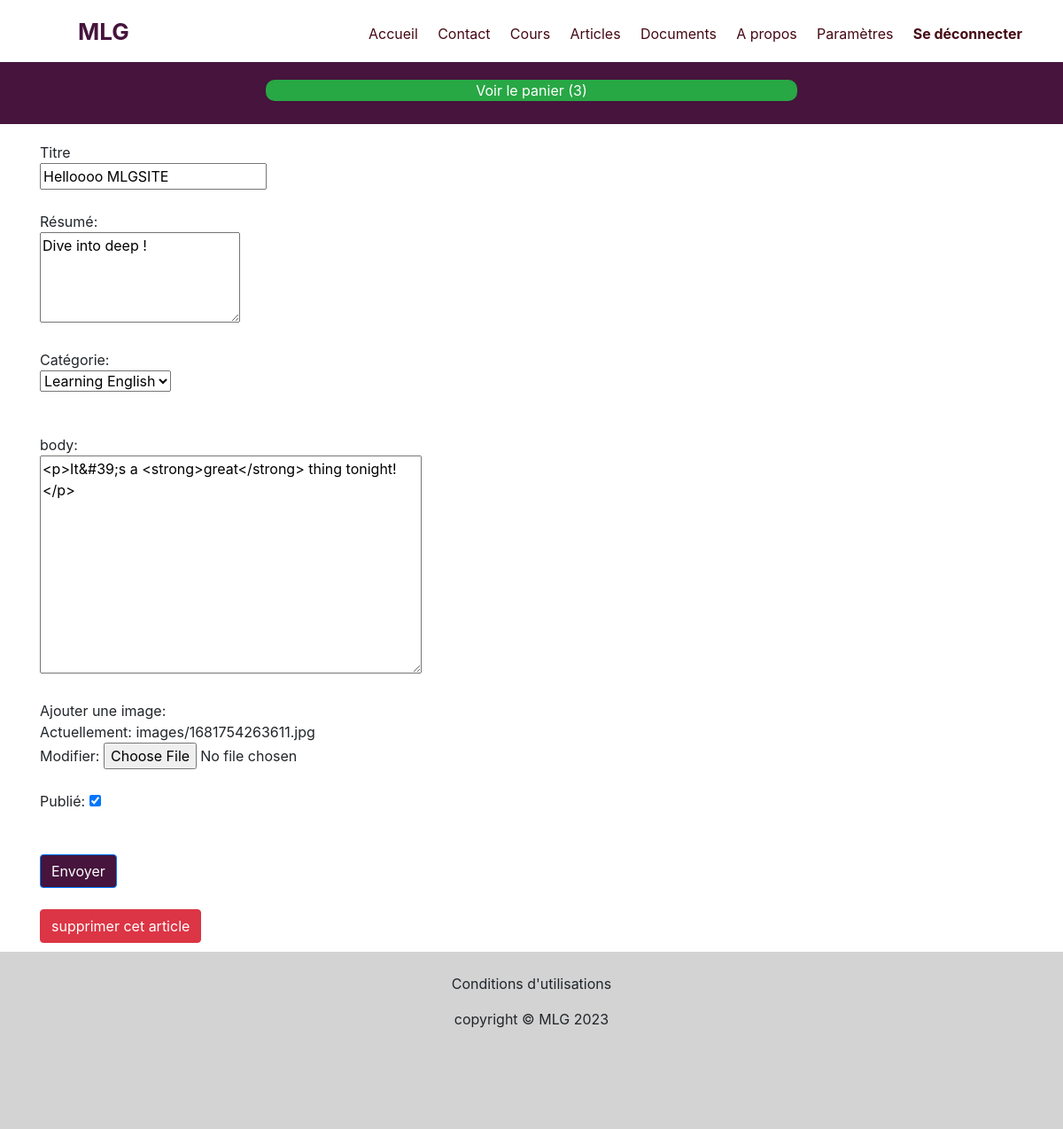
The app's page /articles/update/helloooo-mlgsite (signed in) with its own data.
### learning/models.py (models this page shows)
class Inscrit(AbstractUser):
  photo = models.ImageField(upload_to = 'photos', default = 'photos/default.jpg', null = True)
  pass

### shopping/models.py (models this page shows, shortened)
class Cart(models.Model):
  shopper = models.OneToOneField(AUTH_USER_MODEL, on_delete=models.CASCADE, null=True)
  orders = models.ManyToManyField(Order)

### articles/models.py (models this page shows, shortened)
class Article(models.Model):
    title = models.CharField(max_length=100)
    excerpt = models.TextField(blank=True, null=True)
    categorie = models.ForeignKey(Categorie, on_delete=models.SET_NULL, null=True)
    slug = models.SlugField(max_length=255, unique=True, blank=True)
    author = models.ForeignKey(User, on_delete=models.SET_NULL, null=True, blank=True)
    updated_on = models.DateTimeField(auto_now=True)
    content = RichTextField(blank=True, null=True)
    photo = models.ImageField(upload_to='images', default='images/default_img/carrefour.jpg', null=True)
    pub_date = models.DateTimeField(auto_now_add=True, null=True)
    published = models.BooleanField(default=False)
    likes = models.ManyToManyField(User, related_name="liker")

### articles/views.py (the view, shortened to what this page needs)
# urls.py: path('articles/update/<str:slug>', views.update_article_view, name="update-article"),
def update_article_view(request, slug):
    if not request.user.is_authenticated:
        return redirect("login")
    try:
        article = Article.objects.get(slug=slug)
    except KeyError:
        return redirect("articles")
    form = ArticleForm(instance=article)
    return render(request, 'articles/update_article.html', {'form':form})

### articles/forms.py
class ArticleForm(forms.ModelForm):
  class Meta:
    model = Article
    fields = ["id", "title", "excerpt", "categorie", "author", "content", "photo", "published"]
    widgets = {
        'excerpt': forms.Textarea(attrs={'cols':20, 'rows':4})
    }

### learning/models.py (called while the page is built)
  def __str__(self):
    return self.nom

### articles/templates/articles/update_article.html (shortened to what this page needs)
{% extends 'base_template.html'%}
{% block content %}
     <section class="container">
        <div class="article-update w-100">
            <form enctype="multipart/form-data" method="POST">
             {% if form %}
                <div>
                    Titre
                </div>
                <div>
                    {{form.title}}
                </div>
                <br>
                <div>
                    Résumé:
                </div>
                <div>
                    {{form.excerpt}}
                </div>
                <br>
                <div>
                    Catégorie:
                </div>
                <div>
                    {{form.categorie}}
                </div>
                <br/>
                <br/>
                <div>
                   body:
                </div>
                <div>
                    {{form.content}}
                </div>
                 <br>
              <div>
                Ajouter une image:<br>
                {{ form.photo }}
              </div>
              <br>
                 <div>
               Publié: {{ form.published }}
                 </div>
                <br>
             <br/> <button class="btn btn-primary" type="submit"> Envoyer </button>
              {%  endif %}
            </form>
        </div>
     <div>
         <br>
         <button class="btn btn-danger">
             supprimer cet article
         </button>
         </div>
</section>
{% endblock %}

### templates/base_template.html (shortened to what this page needs)
{% load static %}
<!DOCTYPE html>
<html>
    <head>
        <link
              rel="stylesheet"
              href="{% static 'learning/bootstrap.min.css' %}" />
        <link
              rel="stylesheet"
              href="{% static 'learning/main.css' %}"
              type="text/css" />
        <link
              rel="stylesheet"
              href="{% static 'articles/styles.css' %}"
              type="text/css" />
    </head>
    <body>
        <div class="container-fluid">
            <header class="header row">
                <div class="logo col-lg-2"><a href="{% url 'home' %}">MLG</a></div>
                <div class="menu col-lg-8">
                    <nav class="navbar">
                        <a href="{% url 'home' %}">
                            <div>Accueil</div>
                        </a>
                        <a href="{% url 'contact' %}">
                            <div>Contact</div>
                        </a>
                        <a href="{% url 'cours' %}">
                            <div>Cours </div>
                        </a>
                        <a href="{% url 'articles'%}">
                            <div>Articles</div>
                        </a>
                        <a href="{% url 'documents-list' %}"><div>Documents</div></a>
                        <a href="{% url 'about' %}">
                            <div> A propos </div>
                        </a>
                        {% if user.is_authenticated %}
                        <a href="{% url 'settings' %}">
                            <div class="settings">Paramètres</div>
                        </a>
                        <a href="{% url 'logout' %}">
                            <div class="login">Se déconnecter</div>
                        </a>
                        {% endif %}
                    </nav>
                </div>
            </header>
            <div class="decor-bar text-center">
                {% if user.cart %}
                <div class="cart bg-success container w-50">
                    <a href="{% url 'cart' %}">
                        Voir le panier ({{ user.cart.orders.count}})
                    </a>
                </div>
                {% endif %}
            </div>
            <div class="blank-bar">
            </div>
            <div class="row">
                {% block content %} {% endblock %}
            </div>
            <footer class="row">
                <div class="w-100 container">
                    <br>
                    <p>
                        Conditions d'utilisations
                    </p>
                    copyright © MLG <span id="current-year"></span>
                </div>
            </footer>
        </div>
    </body>
</html>

### learning/static/learning/main.css (style rules this page uses)
body { margin: 0px; }
a { color: inherit; }
header { justify-content: center; align-items: center; color: rgb(70, 20, 60); background-color: white; height: 70px; position: fixed; z-index: 9999999999; width: 100%; }
header .logo { padding-left: 28px; }
header .logo a { font-size:26px; font-weight: bold; }
header .menu { background-color: white; position: absolute; top: 70px; width: 100%; color: black; }
.navbar a { color: rgb(70, 20, 60); }
header .navbar { display: block; }
.navbar .login, .navbar .signup { font-weight: bold; }
.btn-primary { background-color: rgb(70, 20, 60); }
.navbar div { margin: 20px; }
.decor-bar { height: 140px; width:100%; left:0px; position:absolute; padding-top:90px; text-align:center; background-color:rgb(70, 20, 60); color:white; z-index:99999999; }
.decor-bar .cart { border-radius:10px; }
.blank-bar { height:150px; margin-bottom:10px; }
section { margin-bottom: 10px; min-height: 400px; }
footer { background-color: lightgray; height: 200px; text-align: center; }
@media screen and (min-width: 900px) { header .logo { font-size: 32px; font-weight: bold; position: absolute; left: 5%; top: 10px; } }
@media screen and (min-width: 900px) { header .navbar { display: flex; width: 100%; } }
@media screen and (min-width: 900px) { header .menu { background-color: white; display: block; position: absolute; top: 18px; right: 15px; z-index: 9999999999999999; width: 80%; } }
@media screen and (min-width: 900px) { .navbar a { color: rgb(70, 10, 20); } }
@media screen and (min-width: 900px) { .navbar div { margin: 0px; } }
@media screen and (min-width: 900px) { section { margin-left: 40px; } }

### records on screen
Inscrit: cart.orders.count "3"
Article: title "Helloooo MLGSITE", excerpt "Dive into deep !", categorie "Learning English", content "<p>It&#39;s a <strong>great</strong> thing tonight!</p>", published "☑"
